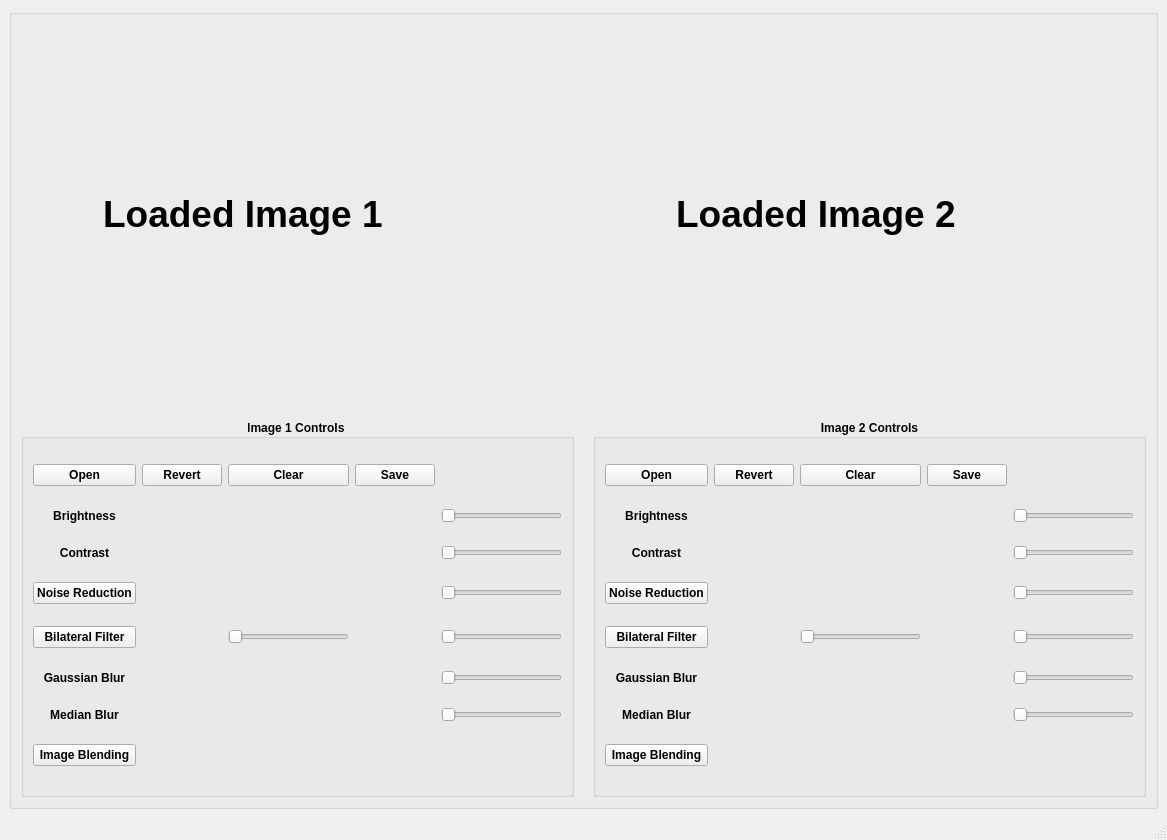
<?xml version="1.0" encoding="UTF-8"?>
<ui version="4.0">
 <class>MainWindow</class>
 <widget class="QMainWindow" name="MainWindow">
  <property name="geometry">
   <rect>
    <x>0</x>
    <y>0</y>
    <width>1167</width>
    <height>840</height>
   </rect>
  </property>
  <property name="windowTitle">
   <string>MIP Image Processing Graphical User Inteface </string>
  </property>
  <widget class="QWidget" name="centralwidget">
   <layout class="QGridLayout" name="gridLayout_2">
    <item row="0" column="0">
     <widget class="QGroupBox" name="Centre_Widgets">
      <property name="enabled">
       <bool>true</bool>
      </property>
      <property name="sizePolicy">
       <sizepolicy hsizetype="Expanding" vsizetype="Expanding">
        <horstretch>9</horstretch>
        <verstretch>9</verstretch>
       </sizepolicy>
      </property>
      <property name="minimumSize">
       <size>
        <width>731</width>
        <height>781</height>
       </size>
      </property>
      <layout class="QVBoxLayout" name="verticalLayout">
       <item>
        <layout class="QHBoxLayout" name="horizontalLayout">
         <item>
          <widget class="QLabel" name="img1">
           <property name="sizePolicy">
            <sizepolicy hsizetype="Expanding" vsizetype="Expanding">
             <horstretch>1</horstretch>
             <verstretch>1</verstretch>
            </sizepolicy>
           </property>
           <property name="font">
            <font>
             <family>Segoe UI</family>
             <pointsize>28</pointsize>
             <weight>75</weight>
             <bold>true</bold>
            </font>
           </property>
           <property name="text">
            <string>        Loaded Image 1 </string>
           </property>
          </widget>
         </item>
         <item>
          <spacer name="horizontalSpacer">
           <property name="orientation">
            <enum>Qt::Horizontal</enum>
           </property>
           <property name="sizeType">
            <enum>QSizePolicy::Fixed</enum>
           </property>
           <property name="sizeHint" stdset="0">
            <size>
             <width>15</width>
             <height>15</height>
            </size>
           </property>
          </spacer>
         </item>
         <item>
          <widget class="QLabel" name="img2">
           <property name="sizePolicy">
            <sizepolicy hsizetype="Expanding" vsizetype="Expanding">
             <horstretch>1</horstretch>
             <verstretch>1</verstretch>
            </sizepolicy>
           </property>
           <property name="font">
            <font>
             <family>Segoe UI</family>
             <pointsize>28</pointsize>
             <weight>75</weight>
             <bold>true</bold>
            </font>
           </property>
           <property name="text">
            <string>        Loaded Image 2 </string>
           </property>
          </widget>
         </item>
        </layout>
       </item>
       <item>
        <spacer name="verticalSpacer">
         <property name="orientation">
          <enum>Qt::Vertical</enum>
         </property>
         <property name="sizeType">
          <enum>QSizePolicy::Fixed</enum>
         </property>
         <property name="sizeHint" stdset="0">
          <size>
           <width>1</width>
           <height>10</height>
          </size>
         </property>
        </spacer>
       </item>
       <item>
        <layout class="QHBoxLayout" name="horizontalLayout_2">
         <item>
          <layout class="QVBoxLayout" name="verticalLayout_2">
           <item>
            <widget class="QGroupBox" name="Image1controls">
             <property name="sizePolicy">
              <sizepolicy hsizetype="Expanding" vsizetype="Expanding">
               <horstretch>1</horstretch>
               <verstretch>1</verstretch>
              </sizepolicy>
             </property>
             <property name="minimumSize">
              <size>
               <width>0</width>
               <height>0</height>
              </size>
             </property>
             <property name="maximumSize">
              <size>
               <width>16777215</width>
               <height>16777208</height>
              </size>
             </property>
             <property name="font">
              <font>
               <family>Segoe UI</family>
               <weight>75</weight>
               <bold>true</bold>
              </font>
             </property>
             <property name="title">
              <string>Image 1 Controls </string>
             </property>
             <property name="alignment">
              <set>Qt::AlignCenter</set>
             </property>
             <layout class="QGridLayout" name="gridLayout">
              <item row="1" column="0">
               <widget class="QLabel" name="bri_label">
                <property name="text">
                 <string>Brightness</string>
                </property>
                <property name="alignment">
                 <set>Qt::AlignCenter</set>
                </property>
               </widget>
              </item>
              <item row="5" column="0">
               <widget class="QLabel" name="gb_label">
                <property name="text">
                 <string>Gaussian Blur</string>
                </property>
                <property name="alignment">
                 <set>Qt::AlignCenter</set>
                </property>
               </widget>
              </item>
              <item row="4" column="4">
               <widget class="QLabel" name="sigma_value">
                <property name="text">
                 <string/>
                </property>
                <property name="alignment">
                 <set>Qt::AlignCenter</set>
                </property>
               </widget>
              </item>
              <item row="5" column="5">
               <widget class="QSlider" name="gb_slider">
                <property name="maximum">
                 <number>10</number>
                </property>
                <property name="orientation">
                 <enum>Qt::Horizontal</enum>
                </property>
               </widget>
              </item>
              <item row="0" column="0">
               <widget class="QPushButton" name="open_1">
                <property name="text">
                 <string>Open</string>
                </property>
               </widget>
              </item>
              <item row="7" column="0">
               <widget class="QPushButton" name="ib_push">
                <property name="text">
                 <string>Image Blending</string>
                </property>
               </widget>
              </item>
              <item row="6" column="0">
               <widget class="QLabel" name="mb_label">
                <property name="text">
                 <string>Median Blur</string>
                </property>
                <property name="alignment">
                 <set>Qt::AlignCenter</set>
                </property>
               </widget>
              </item>
              <item row="6" column="5">
               <widget class="QSlider" name="mb_slider">
                <property name="minimum">
                 <number>1</number>
                </property>
                <property name="maximum">
                 <number>20</number>
                </property>
                <property name="singleStep">
                 <number>2</number>
                </property>
                <property name="orientation">
                 <enum>Qt::Horizontal</enum>
                </property>
               </widget>
              </item>
              <item row="3" column="0">
               <widget class="QPushButton" name="nr_on">
                <property name="text">
                 <string>Noise Reduction</string>
                </property>
               </widget>
              </item>
              <item row="1" column="4">
               <widget class="QLabel" name="bri_value">
                <property name="text">
                 <string/>
                </property>
                <property name="alignment">
                 <set>Qt::AlignCenter</set>
                </property>
               </widget>
              </item>
              <item row="0" column="4">
               <widget class="QPushButton" name="save_1">
                <property name="text">
                 <string>Save</string>
                </property>
               </widget>
              </item>
              <item row="2" column="4">
               <widget class="QLabel" name="con_value">
                <property name="text">
                 <string/>
                </property>
                <property name="alignment">
                 <set>Qt::AlignCenter</set>
                </property>
               </widget>
              </item>
              <item row="4" column="2">
               <widget class="QLabel" name="d_value">
                <property name="text">
                 <string/>
                </property>
                <property name="alignment">
                 <set>Qt::AlignCenter</set>
                </property>
               </widget>
              </item>
              <item row="3" column="4">
               <widget class="QLabel" name="nr_value">
                <property name="text">
                 <string/>
                </property>
                <property name="alignment">
                 <set>Qt::AlignCenter</set>
                </property>
               </widget>
              </item>
              <item row="4" column="3">
               <widget class="QSlider" name="d_slider">
                <property name="maximum">
                 <number>20</number>
                </property>
                <property name="orientation">
                 <enum>Qt::Horizontal</enum>
                </property>
               </widget>
              </item>
              <item row="4" column="0">
               <widget class="QPushButton" name="bf_on">
                <property name="text">
                 <string>Bilateral Filter</string>
                </property>
               </widget>
              </item>
              <item row="1" column="5">
               <widget class="QSlider" name="bri_slider">
                <property name="orientation">
                 <enum>Qt::Horizontal</enum>
                </property>
               </widget>
              </item>
              <item row="2" column="0">
               <widget class="QLabel" name="con_label">
                <property name="text">
                 <string>Contrast</string>
                </property>
                <property name="alignment">
                 <set>Qt::AlignCenter</set>
                </property>
               </widget>
              </item>
              <item row="5" column="4">
               <widget class="QLabel" name="gb_value">
                <property name="text">
                 <string/>
                </property>
                <property name="alignment">
                 <set>Qt::AlignCenter</set>
                </property>
               </widget>
              </item>
              <item row="2" column="5">
               <widget class="QSlider" name="con_slider">
                <property name="orientation">
                 <enum>Qt::Horizontal</enum>
                </property>
               </widget>
              </item>
              <item row="3" column="5">
               <widget class="QSlider" name="nr_slider">
                <property name="maximum">
                 <number>50</number>
                </property>
                <property name="orientation">
                 <enum>Qt::Horizontal</enum>
                </property>
               </widget>
              </item>
              <item row="0" column="2">
               <widget class="QPushButton" name="revert_1">
                <property name="text">
                 <string>Revert</string>
                </property>
               </widget>
              </item>
              <item row="4" column="5">
               <widget class="QSlider" name="sigma_slider">
                <property name="maximum">
                 <number>100</number>
                </property>
                <property name="orientation">
                 <enum>Qt::Horizontal</enum>
                </property>
               </widget>
              </item>
              <item row="6" column="4">
               <widget class="QLabel" name="mb_value">
                <property name="text">
                 <string/>
                </property>
                <property name="alignment">
                 <set>Qt::AlignCenter</set>
                </property>
               </widget>
              </item>
              <item row="0" column="3">
               <widget class="QPushButton" name="clear_1">
                <property name="text">
                 <string>Clear</string>
                </property>
               </widget>
              </item>
             </layout>
            </widget>
           </item>
          </layout>
         </item>
         <item>
          <spacer name="horizontalSpacer_3">
           <property name="orientation">
            <enum>Qt::Horizontal</enum>
           </property>
           <property name="sizeType">
            <enum>QSizePolicy::Fixed</enum>
           </property>
           <property name="sizeHint" stdset="0">
            <size>
             <width>13</width>
             <height>13</height>
            </size>
           </property>
          </spacer>
         </item>
         <item>
          <layout class="QVBoxLayout" name="verticalLayout_3">
           <item>
            <widget class="QGroupBox" name="Image2Controls">
             <property name="sizePolicy">
              <sizepolicy hsizetype="Expanding" vsizetype="Expanding">
               <horstretch>1</horstretch>
               <verstretch>1</verstretch>
              </sizepolicy>
             </property>
             <property name="font">
              <font>
               <family>Segoe UI</family>
               <weight>75</weight>
               <bold>true</bold>
              </font>
             </property>
             <property name="title">
              <string>Image 2 Controls</string>
             </property>
             <property name="alignment">
              <set>Qt::AlignCenter</set>
             </property>
             <layout class="QGridLayout" name="gridLayout_3">
              <item row="4" column="1">
               <widget class="QLabel" name="d_value_2">
                <property name="text">
                 <string/>
                </property>
               </widget>
              </item>
              <item row="5" column="4">
               <widget class="QSlider" name="gb_slider_2">
                <property name="maximum">
                 <number>10</number>
                </property>
                <property name="orientation">
                 <enum>Qt::Horizontal</enum>
                </property>
               </widget>
              </item>
              <item row="2" column="3">
               <widget class="QLabel" name="con_value_2">
                <property name="text">
                 <string/>
                </property>
                <property name="alignment">
                 <set>Qt::AlignCenter</set>
                </property>
               </widget>
              </item>
              <item row="6" column="4">
               <widget class="QSlider" name="mb_slider_2">
                <property name="maximum">
                 <number>15</number>
                </property>
                <property name="orientation">
                 <enum>Qt::Horizontal</enum>
                </property>
               </widget>
              </item>
              <item row="3" column="4">
               <widget class="QSlider" name="nr_slider_2">
                <property name="maximum">
                 <number>50</number>
                </property>
                <property name="orientation">
                 <enum>Qt::Horizontal</enum>
                </property>
               </widget>
              </item>
              <item row="2" column="0">
               <widget class="QLabel" name="con_label_2">
                <property name="layoutDirection">
                 <enum>Qt::LeftToRight</enum>
                </property>
                <property name="text">
                 <string>Contrast</string>
                </property>
                <property name="alignment">
                 <set>Qt::AlignCenter</set>
                </property>
               </widget>
              </item>
              <item row="0" column="2">
               <widget class="QPushButton" name="clear_2">
                <property name="text">
                 <string>Clear</string>
                </property>
               </widget>
              </item>
              <item row="4" column="4">
               <widget class="QSlider" name="sigma_slider_2">
                <property name="maximum">
                 <number>100</number>
                </property>
                <property name="orientation">
                 <enum>Qt::Horizontal</enum>
                </property>
               </widget>
              </item>
              <item row="1" column="3">
               <widget class="QLabel" name="bri_value_2">
                <property name="text">
                 <string/>
                </property>
                <property name="alignment">
                 <set>Qt::AlignCenter</set>
                </property>
               </widget>
              </item>
              <item row="0" column="0">
               <widget class="QPushButton" name="open_2">
                <property name="text">
                 <string>Open</string>
                </property>
               </widget>
              </item>
              <item row="2" column="4">
               <widget class="QSlider" name="con_slider_2">
                <property name="orientation">
                 <enum>Qt::Horizontal</enum>
                </property>
               </widget>
              </item>
              <item row="4" column="3">
               <widget class="QLabel" name="sigma_value_2">
                <property name="text">
                 <string/>
                </property>
                <property name="alignment">
                 <set>Qt::AlignCenter</set>
                </property>
               </widget>
              </item>
              <item row="1" column="4">
               <widget class="QSlider" name="bri_slider_2">
                <property name="orientation">
                 <enum>Qt::Horizontal</enum>
                </property>
               </widget>
              </item>
              <item row="5" column="3">
               <widget class="QLabel" name="gb_value_2">
                <property name="text">
                 <string/>
                </property>
                <property name="alignment">
                 <set>Qt::AlignCenter</set>
                </property>
               </widget>
              </item>
              <item row="1" column="0">
               <widget class="QLabel" name="bri_label_2">
                <property name="layoutDirection">
                 <enum>Qt::LeftToRight</enum>
                </property>
                <property name="text">
                 <string>Brightness</string>
                </property>
                <property name="alignment">
                 <set>Qt::AlignCenter</set>
                </property>
               </widget>
              </item>
              <item row="6" column="0">
               <widget class="QLabel" name="mb_label_2">
                <property name="text">
                 <string>Median Blur</string>
                </property>
                <property name="alignment">
                 <set>Qt::AlignCenter</set>
                </property>
               </widget>
              </item>
              <item row="3" column="0">
               <widget class="QPushButton" name="nr_on_2">
                <property name="layoutDirection">
                 <enum>Qt::LeftToRight</enum>
                </property>
                <property name="text">
                 <string>Noise Reduction</string>
                </property>
               </widget>
              </item>
              <item row="4" column="0">
               <widget class="QPushButton" name="bf_on_2">
                <property name="text">
                 <string>Bilateral Filter</string>
                </property>
               </widget>
              </item>
              <item row="0" column="3">
               <widget class="QPushButton" name="save_2">
                <property name="text">
                 <string>Save</string>
                </property>
               </widget>
              </item>
              <item row="7" column="0">
               <widget class="QPushButton" name="ib_push_2">
                <property name="layoutDirection">
                 <enum>Qt::LeftToRight</enum>
                </property>
                <property name="text">
                 <string>Image Blending</string>
                </property>
               </widget>
              </item>
              <item row="6" column="3">
               <widget class="QLabel" name="mb_value_2">
                <property name="text">
                 <string/>
                </property>
                <property name="alignment">
                 <set>Qt::AlignCenter</set>
                </property>
               </widget>
              </item>
              <item row="5" column="0">
               <widget class="QLabel" name="gb_label_2">
                <property name="layoutDirection">
                 <enum>Qt::LeftToRight</enum>
                </property>
                <property name="text">
                 <string>Gaussian Blur</string>
                </property>
                <property name="alignment">
                 <set>Qt::AlignCenter</set>
                </property>
               </widget>
              </item>
              <item row="4" column="2">
               <widget class="QSlider" name="d_slider_2">
                <property name="maximum">
                 <number>20</number>
                </property>
                <property name="orientation">
                 <enum>Qt::Horizontal</enum>
                </property>
               </widget>
              </item>
              <item row="3" column="3">
               <widget class="QLabel" name="nr_value_2">
                <property name="text">
                 <string/>
                </property>
                <property name="alignment">
                 <set>Qt::AlignCenter</set>
                </property>
               </widget>
              </item>
              <item row="0" column="1">
               <widget class="QPushButton" name="revert_2">
                <property name="text">
                 <string>Revert</string>
                </property>
               </widget>
              </item>
             </layout>
            </widget>
           </item>
          </layout>
         </item>
        </layout>
       </item>
      </layout>
     </widget>
    </item>
   </layout>
  </widget>
  <widget class="QStatusBar" name="statusbar"/>
 </widget>
 <resources/>
 <connections/>
</ui>
